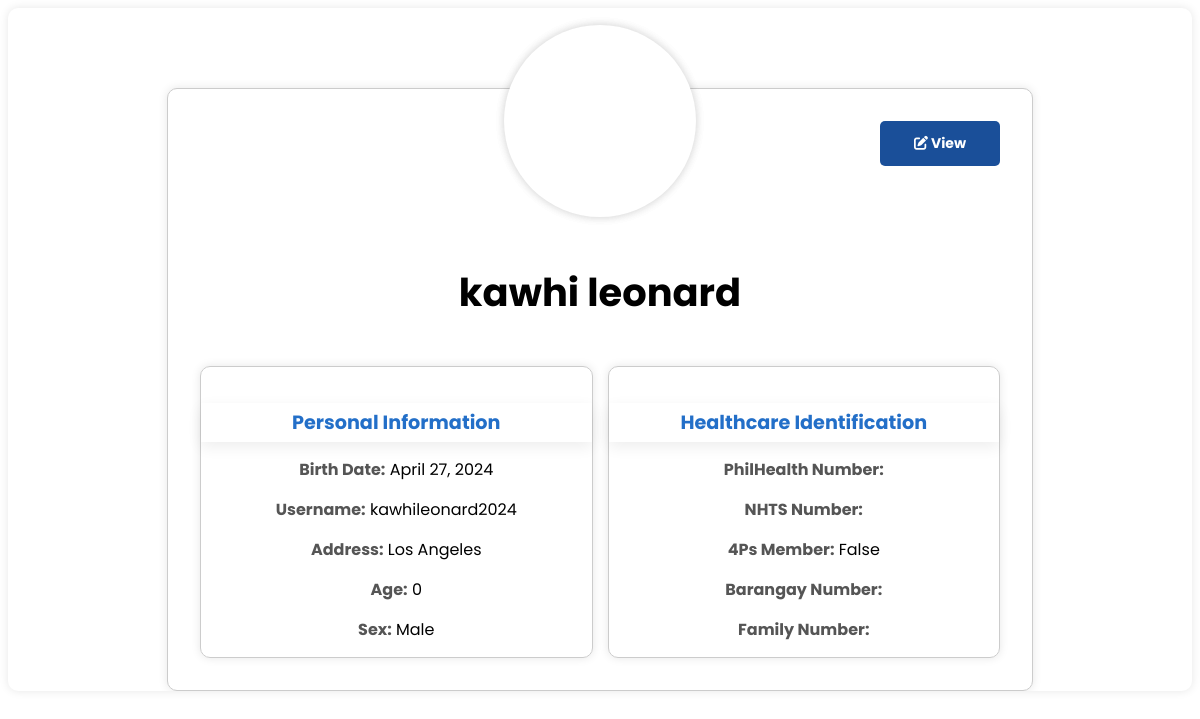
/patientprofile/ (signed in), run on the app's committed database.
### base/models.py (models this page shows, shortened)
class User(AbstractUser):
    username = models.CharField(unique=True, max_length=200)
    first_name = models.CharField(max_length=255)
    middle_name = models.CharField(max_length=255, blank=True, default='')
    last_name = models.CharField(max_length=255, default='')
    birth_date = models.DateField()
    REQUIRED_FIELDS = []

class UserProfile(models.Model):
    user = models.ForeignKey(User, on_delete=models.CASCADE)
    age = models.IntegerField(blank=True, null=True)
    sex = models.CharField(max_length=6, choices=[('Male', 'Male'), ('Female', 'Female')])
    CIVIL_STATUS_CHOICES = [
        ('Married', 'Married'),
        ('Single', 'Single'),
        ('Divorced', 'Divorced'),
        ('Widowed', 'Widowed'),
    ]
    civil_status = models.CharField(max_length=50, choices=CIVIL_STATUS_CHOICES, blank=True, default='')
    religion = models.CharField(max_length=50, blank=True, default='')
    address = models.CharField(max_length=100, blank=True, default='')
    educational_attainment = models.CharField(max_length=100, blank=True, default='')
    occupation = models.CharField(max_length=100, blank=True, default='')

class EconomicNumbers(models.Model):
    user = models.ForeignKey(User, on_delete=models.CASCADE)
    philhealth_num = models.CharField(max_length=15, blank=True)
    nhts_num = models.CharField(max_length=50, blank=True)
    patient_4ps_member = models.BooleanField(default=False)
    brgy_num = models.CharField(max_length=30, blank=True)
    family_num = models.CharField(max_length=50, blank=True)

### base/views.py (the view)
# urls.py: path('patientprofile/', views.patient_profile, name="patient_profile"),
@login_required(login_url='login')
def patient_profile(request):
    user = request.user
    user_profile = UserProfile.objects.filter(user=user).last()
    economic_numbers = EconomicNumbers.objects.filter(user=user).last()
    context = {
        'user': user,
        'user_profile': user_profile,
        'economic_numbers': economic_numbers,
    }
    return render(request, 'base/patient-section/patient_profile.html', context)

### base/templates/base/patient-section/patient_profile.html (shortened to what this page needs)
{% include 'sections.html' %}
{% block content %}
{% load static %}
<link rel="stylesheet"  href="{% static 'styles/patient/patient_profile_.css' %}">
<body>
    <div class="profile-page">
        <div class="content">
            <div class="content__cover">
                <div class="content__avatar"></div>
            </div>
            <a href="{% url 'patient_record' %}" class="edit-profile" target="_blank">
                <i class="fa-solid fa-pen-to-square"></i>
                <span>View</span>
            </a>
        <div class="content__title">
            <h1>{{ user.first_name }} {{ user.last_name }}</h1>
        </div>
        <div class="profile-info">
            <div class="personal-info">
                <h2>Personal Information</h2>
                <div class="info-item">
                    <label>Birth Date:</label>
                    <span id="birth-date">{{ user.birth_date }}</span>
                </div>
                <div class="info-item">
                    <label>Username:</label>
                    <span id="username">{{ user.username }}</span>
                </div>
                    <div class="info-item">
                        <label>Address:</label>
                        <span id="address">{{ user_profile.address }}</span>
                    </div>
                    <div class="info-item">
                        <label>Age:</label>
                        <span id="age">{{ user_profile.age }}</span>
                    </div>
                    <div class="info-item">
                        <label>Sex:</label>
                        <span id="sex">{{ user_profile.sex }}</span>
                    </div>
            </div>
            <div class="medical-info">
                <h2>Healthcare Identification</h2>
                    <div class="info-item">
                        <label>PhilHealth Number:</label>
                    </div>
                    <div class="info-item">
                        <label>NHTS Number:</label>
                    </div>
                    <div class="info-item">
                        <label>4Ps Member:</label>
                        <span id="4ps-member">{{ economic_numbers.patient_4ps_member }}</span>
                    </div>
                    <div class="info-item">
                        <label>Barangay Number:</label>
                    </div>
                    <div class="info-item">
                        <label>Family Number:</label>
                    </div>
            </div>
        </div>
    </div>
</body>
{% endblock %}

### static/styles/patient/patient_profile_.css (style rules this page uses)
body { font-family: 'Poppins', sans-serif; text-align: center; background-color: #ffff; }
.profile-page { overflow-y: auto; max-height: calc(100vh - 15px - 78px); padding-top: 5rem; background-color: #ffff; border-radius: 10px; box-shadow: 0 0 10px rgba(0, 0, 0, 0.1); }
.profile-page a { text-decoration: none; }
.edit-profile { font-size: 14px; background-color: #1A4F99; color: #FFFFFF; padding: 12px 20px; border-radius: 5px; border: none; cursor: pointer; font-weight: bold; margin-left: 85%; }
.profile-page .content { display: flex; flex-direction: column; max-width: 800px; width: 100%; position: relative; z-index: 2; margin: auto; padding: 2rem; background: #fff; border: 1px solid #ccc; border-radius: 10px; box-shadow: 0 0 10px rgba(0, 0, 0, 0.1); }
.profile-page .content__cover { position: relative; }
.profile-page .content__avatar { width: 12rem; height: 12rem; position: absolute; bottom: 0; left: 50%; z-index: 2; transform: translate(-50%, 50%); background: #ffff url("https://www.pngall.com/wp-content/uploads/5/User-Profile-PNG-Image.png") center center no-repeat; background-size: cover; border-radius: 50%; box-shadow: 0 0 10px rgba(0, 0, 0, 0.1), 0 0 10px rgba(0, 0, 0, 0.1); }
.profile-page .content__title { margin-top: 4.5rem; text-align: center; }
.profile-page .content__title h1 { font-size: 2.4rem; }
.profile-info { margin-top: 20px; display: grid; grid-template-columns: repeat(auto-fit, minmax(200px, 1fr)); gap: 15px; }
.profile-info h2 { margin-bottom: 10px; padding: 5px; font-size: 1.2rem; color: #236FC8; box-shadow: 0 5px 15px rgba(0,0,0,0.07); }
.info-item { margin: 15px; text-align: center; }
.personal-info, .medical-info { border: 1px solid #ccc; border-radius: 10px; box-shadow: 0 0 10px rgba(0, 0, 0, 0.1); padding-top: 20px; }
label { font-weight: bold; color: #555; }

### data on the page
User: first_name "kawhi", last_name "leonard", birth_date "April 27, 2024", username "kawhileonard2024"
UserProfile: address "Los Angeles", age "0", sex "Male"
EconomicNumbers: patient_4ps_member "False"
